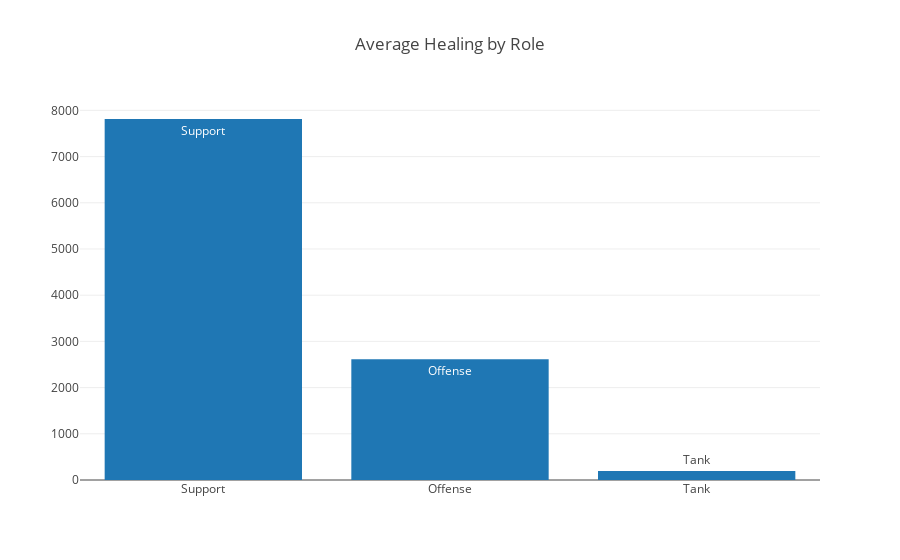

Notebook cell for this chart:
### Code cell
role_healing = playerstats.groupby('role')['healing'].mean().sort_values(ascending=False).reset_index()
data = [Bar(x=role_healing['role'], y=role_healing['healing'], text=role_healing['role'])]
layout = Layout(title="Average Healing by Role")

fig = Figure(data=data, layout=layout)

plotly.offline.iplot(fig,show_link=False)

### Figure 1 — Plotly figure (JSON) as saved in the notebook; plotly's stock layout.template omitted (floating-point values rounded to 4 significant figures)
{"data": [{"text": ["Support", "Offense", "Tank"], "type": "bar", "x": ["Support", "Offense", "Tank"], "y": [7813.0, 2615.0, 193.9]}], "layout": {"title": "Average Healing by Role"}}
